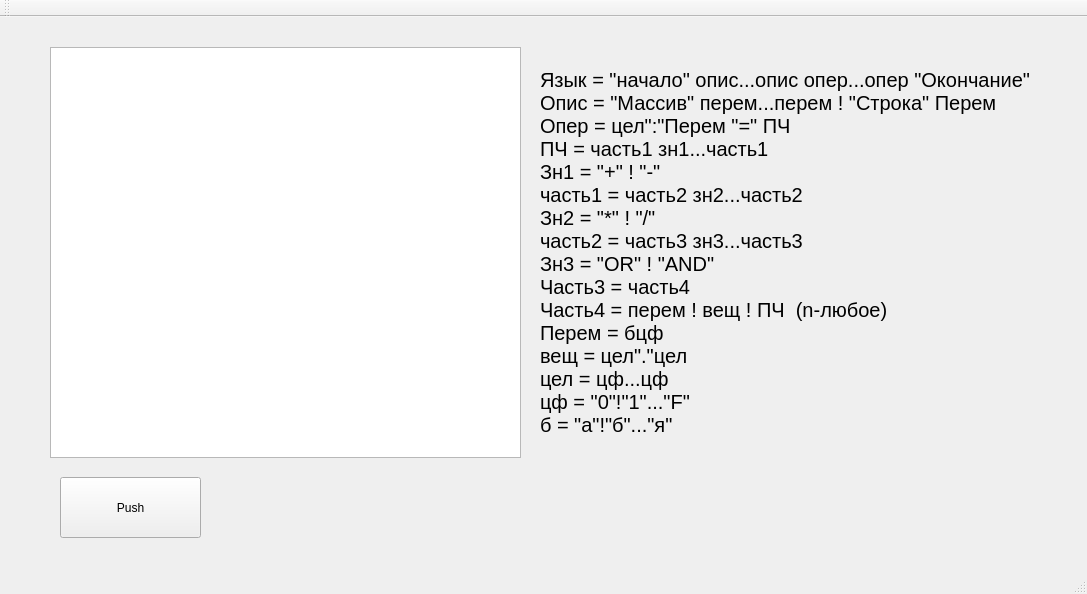
<?xml version="1.0" encoding="UTF-8"?>
<ui version="4.0">
 <class>MainWindow</class>
 <widget class="QMainWindow" name="MainWindow">
  <property name="geometry">
   <rect>
    <x>0</x>
    <y>0</y>
    <width>1087</width>
    <height>594</height>
   </rect>
  </property>
  <property name="windowTitle">
   <string>MainWindow</string>
  </property>
  <widget class="QWidget" name="centralWidget">
   <widget class="QPushButton" name="pushButton">
    <property name="geometry">
     <rect>
      <x>60</x>
      <y>460</y>
      <width>141</width>
      <height>61</height>
     </rect>
    </property>
    <property name="text">
     <string>Push</string>
    </property>
   </widget>
   <widget class="QLabel" name="label">
    <property name="geometry">
     <rect>
      <x>540</x>
      <y>30</y>
      <width>501</width>
      <height>411</height>
     </rect>
    </property>
    <property name="font">
     <font>
      <pointsize>15</pointsize>
     </font>
    </property>
    <property name="text">
     <string>Язык = &quot;начало&quot; опис...опис опер...опер &quot;Окончание&quot;
Опис = &quot;Массив&quot; перем...перем ! &quot;Строка&quot; Перем
Опер = цел&quot;:&quot;Перем &quot;=&quot; ПЧ
ПЧ = часть1 зн1...часть1
Зн1 = &quot;+&quot; ! &quot;-&quot;
часть1 = часть2 зн2...часть2
Зн2 = &quot;*&quot; ! &quot;/&quot;
часть2 = часть3 зн3...часть3
Зн3 = &quot;OR&quot; ! &quot;AND&quot;
Часть3 = &lt;/&quot;NOT&quot;/&gt;часть4
Часть4 = перем ! вещ ! ПЧ  (n-любое)
Перем = бцф&lt;/&quot;цф&quot;/&gt;&lt;/&quot;цф&quot;/&gt;
вещ = цел&quot;.&quot;цел
цел = цф...цф
цф = &quot;0&quot;!&quot;1&quot;...&quot;F&quot;
б = &quot;а&quot;!&quot;б&quot;...&quot;я&quot;</string>
    </property>
   </widget>
   <widget class="QTextEdit" name="textEdit">
    <property name="geometry">
     <rect>
      <x>50</x>
      <y>30</y>
      <width>471</width>
      <height>411</height>
     </rect>
    </property>
   </widget>
  </widget>
  <widget class="QMenuBar" name="menuBar">
   <property name="geometry">
    <rect>
     <x>0</x>
     <y>0</y>
     <width>1087</width>
     <height>21</height>
    </rect>
   </property>
  </widget>
  <widget class="QToolBar" name="mainToolBar">
   <attribute name="toolBarArea">
    <enum>TopToolBarArea</enum>
   </attribute>
   <attribute name="toolBarBreak">
    <bool>false</bool>
   </attribute>
  </widget>
  <widget class="QStatusBar" name="statusBar"/>
 </widget>
 <layoutdefault spacing="6" margin="11"/>
 <resources/>
 <connections/>
</ui>
